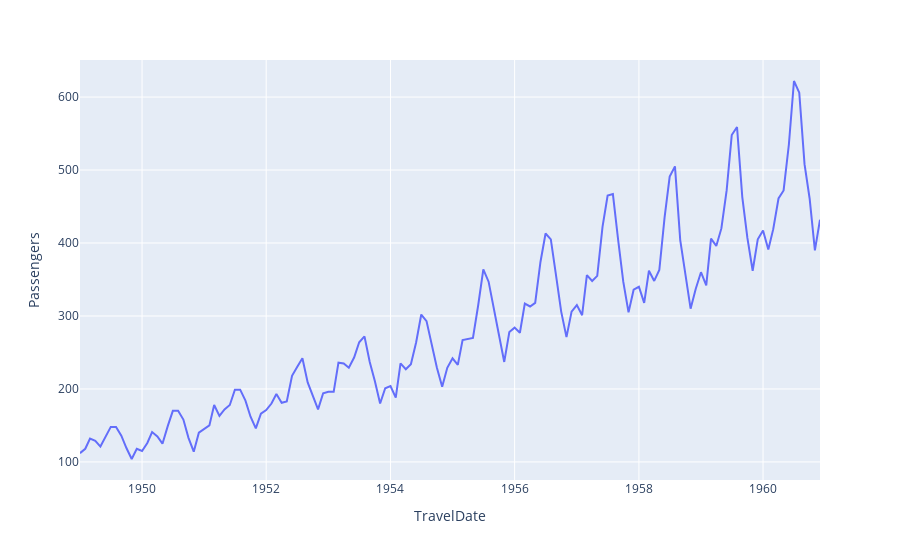

The notebook cell this image was saved under:
### Code cell
airpassengerspx=airpassengers.reset_index() #Plotly necesita la fecha en una columna, no vale el índice
px.line(airpassengerspx, x='TravelDate', y='Passengers')

### Figure 1 — Plotly figure (JSON) as saved in the notebook; plotly's stock layout.template omitted (floating-point values rounded to 4 significant figures; data arrays with more than 128 entries replaced by an {"elided": "..."} marker saying what was removed)
{"data": [{"hovertemplate": "TravelDate=%{x}<br>Passengers=%{y}<extra></extra>", "legendgroup": "", "line": {"color": "#636efa", "dash": "solid"}, "marker": {"symbol": "circle"}, "mode": "lines", "name": "", "orientation": "v", "showlegend": false, "x": {"elided": "144 str values"}, "xaxis": "x", "y": {"elided": "144 int values"}, "yaxis": "y", "type": "scatter"}], "layout": {"xaxis": {"anchor": "y", "domain": [0, 1], "title": {"text": "TravelDate"}}, "yaxis": {"anchor": "x", "domain": [0, 1], "title": {"text": "Passengers"}}, "legend": {"tracegroupgap": 0}, "margin": {"t": 60}}}
